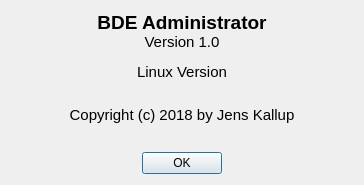
<?xml version="1.0" encoding="UTF-8"?>
<ui version="4.0">
 <class>Dialog</class>
 <widget class="QDialog" name="Dialog">
  <property name="geometry">
   <rect>
    <x>0</x>
    <y>0</y>
    <width>364</width>
    <height>185</height>
   </rect>
  </property>
  <property name="windowTitle">
   <string>About BDE Administrator</string>
  </property>
  <layout class="QVBoxLayout" name="verticalLayout_2">
   <item>
    <layout class="QVBoxLayout" name="verticalLayout">
     <item>
      <widget class="QLabel" name="label">
       <property name="text">
        <string>&lt;html&gt;&lt;head/&gt;&lt;body&gt;&lt;p align=&quot;center&quot;&gt;&lt;span style=&quot; font-size:14pt; font-weight:600;&quot;&gt;BDE Administrator&lt;br/&gt;&lt;/span&gt;&lt;span style=&quot; font-size:11pt;&quot;&gt;Version 1.0&lt;/span&gt;&lt;/p&gt;&lt;p align=&quot;center&quot;&gt;&lt;span style=&quot; font-size:11pt;&quot;&gt;Linux Version&lt;/span&gt;&lt;br/&gt;&lt;/p&gt;&lt;p align=&quot;center&quot;&gt;&lt;span style=&quot; font-size:11pt;&quot;&gt;Copyright (c) 2018 by Jens Kallup&lt;/span&gt;&lt;/p&gt;&lt;/body&gt;&lt;/html&gt;</string>
       </property>
      </widget>
     </item>
     <item>
      <spacer name="verticalSpacer">
       <property name="orientation">
        <enum>Qt::Vertical</enum>
       </property>
       <property name="sizeHint" stdset="0">
        <size>
         <width>20</width>
         <height>40</height>
        </size>
       </property>
      </spacer>
     </item>
    </layout>
   </item>
   <item>
    <widget class="QDialogButtonBox" name="buttonBox">
     <property name="orientation">
      <enum>Qt::Horizontal</enum>
     </property>
     <property name="standardButtons">
      <set>QDialogButtonBox::Ok</set>
     </property>
     <property name="centerButtons">
      <bool>true</bool>
     </property>
    </widget>
   </item>
  </layout>
 </widget>
 <resources/>
 <connections>
  <connection>
   <sender>buttonBox</sender>
   <signal>accepted()</signal>
   <receiver>Dialog</receiver>
   <slot>accept()</slot>
   <hints>
    <hint type="sourcelabel">
     <x>248</x>
     <y>254</y>
    </hint>
    <hint type="destinationlabel">
     <x>157</x>
     <y>274</y>
    </hint>
   </hints>
  </connection>
  <connection>
   <sender>buttonBox</sender>
   <signal>rejected()</signal>
   <receiver>Dialog</receiver>
   <slot>reject()</slot>
   <hints>
    <hint type="sourcelabel">
     <x>316</x>
     <y>260</y>
    </hint>
    <hint type="destinationlabel">
     <x>286</x>
     <y>274</y>
    </hint>
   </hints>
  </connection>
 </connections>
</ui>
